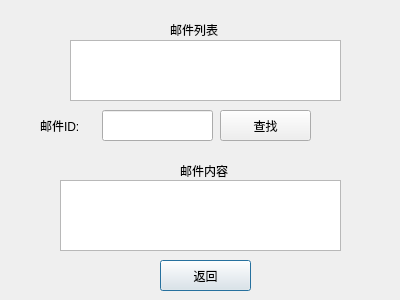
<?xml version="1.0" encoding="UTF-8"?>
<ui version="4.0">
 <class>Email_read</class>
 <widget class="QDialog" name="Email_read">
  <property name="geometry">
   <rect>
    <x>0</x>
    <y>0</y>
    <width>400</width>
    <height>300</height>
   </rect>
  </property>
  <property name="windowTitle">
   <string>Dialog</string>
  </property>
  <widget class="QPushButton" name="pushButton">
   <property name="geometry">
    <rect>
     <x>160</x>
     <y>260</y>
     <width>91</width>
     <height>31</height>
    </rect>
   </property>
   <property name="text">
    <string>返回</string>
   </property>
  </widget>
  <widget class="QLabel" name="label">
   <property name="geometry">
    <rect>
     <x>170</x>
     <y>19</y>
     <width>101</width>
     <height>21</height>
    </rect>
   </property>
   <property name="text">
    <string>邮件列表</string>
   </property>
  </widget>
  <widget class="QLabel" name="label_2">
   <property name="geometry">
    <rect>
     <x>180</x>
     <y>160</y>
     <width>61</width>
     <height>21</height>
    </rect>
   </property>
   <property name="text">
    <string>邮件内容</string>
   </property>
  </widget>
  <widget class="QLabel" name="label_3">
   <property name="geometry">
    <rect>
     <x>40</x>
     <y>110</y>
     <width>71</width>
     <height>31</height>
    </rect>
   </property>
   <property name="text">
    <string>邮件ID:</string>
   </property>
  </widget>
  <widget class="QPushButton" name="pushButton_2">
   <property name="geometry">
    <rect>
     <x>220</x>
     <y>110</y>
     <width>91</width>
     <height>31</height>
    </rect>
   </property>
   <property name="text">
    <string>查找</string>
   </property>
  </widget>
  <widget class="QLineEdit" name="lineEdit">
   <property name="geometry">
    <rect>
     <x>102</x>
     <y>110</y>
     <width>111</width>
     <height>31</height>
    </rect>
   </property>
  </widget>
  <widget class="QPlainTextEdit" name="plainTextEdit">
   <property name="geometry">
    <rect>
     <x>70</x>
     <y>40</y>
     <width>271</width>
     <height>61</height>
    </rect>
   </property>
  </widget>
  <widget class="QTextBrowser" name="textBrowser">
   <property name="geometry">
    <rect>
     <x>60</x>
     <y>180</y>
     <width>281</width>
     <height>71</height>
    </rect>
   </property>
  </widget>
 </widget>
 <resources/>
 <connections>
  <connection>
   <sender>pushButton</sender>
   <signal>clicked()</signal>
   <receiver>Email_read</receiver>
   <slot>close()</slot>
   <hints>
    <hint type="sourcelabel">
     <x>169</x>
     <y>189</y>
    </hint>
    <hint type="destinationlabel">
     <x>199</x>
     <y>149</y>
    </hint>
   </hints>
  </connection>
 </connections>
</ui>
